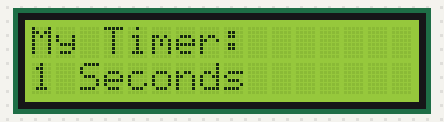
Bench run of a sketch on a simulated Arduino Uno, built with avr-gcc and run on an emulated ATmega328P. On the bench: 16×2 character LCD.

Above: at 0.1 s.
At 3.1 s:
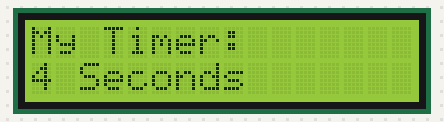
At 7.1 s:
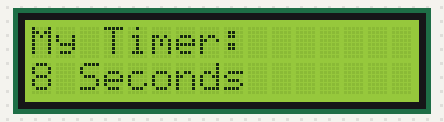
At 15.2 s:
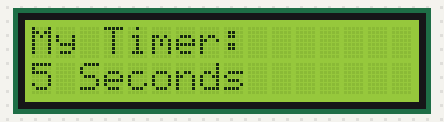
At 22.2 s:
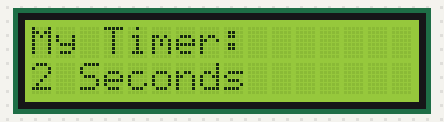
At 30.2 s:
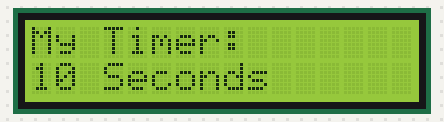

Measured:
- what the display in image 1 shows lasts 1.0 s, from 3.1 s to 4.1 s
- what the display in image 5 shows lasts 2.0 s, from 30.1 s to 32.1 s

The sketch:

LCD_timer.ino
```cpp
#include <LiquidCrystal.h>
LiquidCrystal LCD(10,9,5,4,3,2);//creating the liquidcrystal object named LCD
int mycounter = 1 ;
void setup() {
LCD.begin(16,2);// telling arduino our LCD has 16 columns and 2 rows
// In LCD or Display the first row and columns are count as 0 .
LCD.setCursor(0,0);// Set LCD cursor to upper left corner or display
LCD.print("My Timer:");//print the string in our first line
}

void loop() {
  for (mycounter=1; mycounter<=10;mycounter=mycounter+1){
  LCD.setCursor(0,1);//telling where to start
  LCD.print( mycounter);
  LCD.print(" Seconds");
  LCD.print("        ");
  delay(1000); // delay for 1000 milliseconds ,which is one seconds
  }
for (mycounter=10; mycounter>=0;mycounter=mycounter-1){
  LCD.setCursor(0,1);//telling where to start
  LCD.print( mycounter);
  LCD.print(" Seconds");
  LCD.print("        ");
  delay(1000); // delay for 1000 milliseconds ,which is one seconds
  }
}
```
